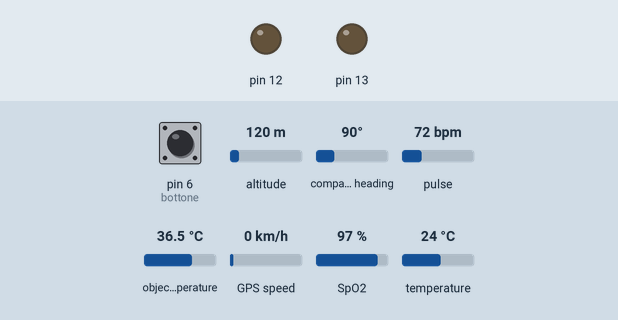
A sketch run on a simulated Arduino Uno, built with avr-gcc and run on an emulated ATmega328P. Parts: output pins drawn as LEDs (lit = HIGH). The inputs (shaded band) are chosen by the test bench; at power-on: pulse 72 bpm, object temperature 36.5 °C, SpO2 97 %, pin 6 (bottone) LOW, altitude 120 m, compass heading 90°, GPS speed 0 km/h, temperature 24 °C. EEPROM starts erased; the GPS gets a fix after 3 s at 37.7749, -122.4194 with 8 satellites; what the sketch prints to the serial monitor is not drawn.

Above: at 1.2 s.
1.3 s: pulse set to 100 bpm
At 6.2 s:
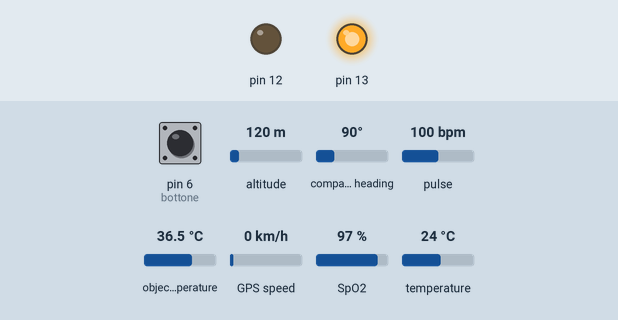
6.5 s: object temperature set to 20 °C
11.5 s: SpO2 set to 80 %
Timing chart, 0 to 14.5 s (numbered marks = the images above; inputs shaded):
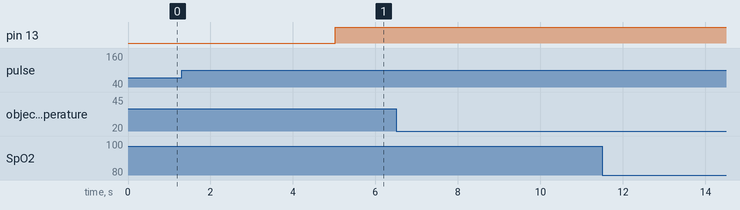

The sketch:

codice_arduino.ino
```cpp
// cosa c'è ora in EEPROM (lettura scrittura.ino) --> tutto 0
// creato pulsante sulla breadboard
// provare il funzionamento
// dividere il file in più tab (che creano un unico file sorgente)

# include <math.h>
# include <EEPROM.h>
#include <Wire.h>
#include <Adafruit_MLX90614.h>
#include "MAX30100_PulseOximeter.h"
#include <TinyGPS.h>
#include <SoftwareSerial.h>

#define REPORTING_PERIOD_MS     1000

PulseOximeter pox;
uint32_t tsLastReport = 0;
Adafruit_MLX90614 mlx = Adafruit_MLX90614(0x5a);


// DA CAMBIARE PIN
SoftwareSerial gpsSerial(10, 11); //3: esce come TX e diventa RX
TinyGPS gps;

// dati sintetici
int battito; //=48; // da 50 a 180
int ossigeno; //= 85; // minore di 100
double t; //= 34; // tra 31 e 43, esclusi
double resto, temp;

//servono per prendere i dati da scrivere sulla memoria
float lat; //= 43.823761; //44.494297;
float lon; //= 11.193472; //11.342021;
double decimale, intera;

int button=0; // è lo stato del bottone
const int bottone= 6;

int letto;
int i;
int iState;
int flag=0;

unsigned long lt1;
unsigned long lt2;;
unsigned long lt3;


void setup() {
  // initialize serial communications at 9600 bps:
  Serial.begin(9600);
  pinMode(13,OUTPUT);
  digitalWrite(13, LOW);
  pinMode(12,OUTPUT);
  digitalWrite(12, LOW);
  pinMode(bottone, INPUT);
  gpsSerial.begin(9600);
  mlx.begin();

  iState=0;
  lt1= millis();
  lt2= millis();
  lt3= millis();
  i=0;  //inizializzo
  if (!pox.begin())
      for(;;);


}

void loop() {
button= digitalRead(bottone);

dati_generici();

dati_GPS();
if( flag != 2){
leggo_GPS(lat, lon, flag); }
flag = scrittura_new_GPS(flag);

stato_salute();

// non aggiunge niente

}
```

acquisisco_puls.ino
```cpp
void acquisisco_puls(int &a, int &b){ // battito e ossigeno


// PulseOximeter is the higher level interface to the sensor
// it offers:
//  * beat detection reporting
//  * heart rate calculation
//  * SpO2 (oxidation level) calculation


// Callback (registered below) fired when a pulse is detected


    // Make sure to call update as fast as possible
    pox.update();

    // Asynchronously dump heart rate and oxidation levels to the serial
    // For both, a value of 0 means "invalid"
    if (millis() - tsLastReport > REPORTING_PERIOD_MS) {
        a = pox.getHeartRate();
        b = pox.getSpO2();


        tsLastReport = millis();
    }

  }
```

acquisisco_temp.ino
```cpp
float acquisisco_temp()
// void
{
  t= mlx.readObjectTempC();
  float ambiente= mlx.readAmbientTempC();

  return t;

}
```

dati__GPS.ino
```cpp
void dati_GPS(){
  // scrivo i dati sulla seriale
  if (millis() - lt2 > 2500 && i==0)
{
  lt2= millis();
  ///////////////////
  // vado a leggere in memoria
  int array2[6];

  for (int i = 0; i < 6; i++)
    array2[i] = EEPROM.read(i);

  // print the results to the Serial Monitor: 8
  Serial.write(0xff);
  Serial.write(0x06);
  Serial.write(array2[0]);  // lat
  Serial.write(array2[1]);
  Serial.write(array2[2]);
  Serial.write(array2[3]);  // lon
  Serial.write(array2[4]);
  Serial.write(array2[5]);

  // (int) (char)
  //Serial.write((char)(map(sensorValue1,0,1024,0,253)));
  //Serial.write((char)(map(sensorValue2,0,1024,0,253)));
  Serial.write(0xfe);
  i++;
}
}

/*
  // DA TOGLIERE
  // read, attenzione al tempo per la conversione se il dato è analogico
  decimale= modf(lat, &intera);
  decimale= int(decimale*10000);
  int lat_1 = int(intera);

  double l1= decimale/100;
  decimale= modf(l1, &intera);
  decimale= int(decimale*100);
  int lat_2 = int(intera);
  int lat_3 = int(decimale);
  // lat_1 , lat_2, lat_3


  decimale= modf(lon, &intera);
  decimale= int(decimale*10000);
  int lon_1 = int(intera);

  double l2= decimale/100;
  decimale= modf(l2, &intera);
  decimale= int(decimale*100);
  int lon_2 = int(intera);
  int lon_3 = int(decimale);
  // lon_1 , lon_2, lon_3


  // print the results to the Serial Monitor: 8
  Serial.write(0xff);
  Serial.write(0x06);
  Serial.write(int(lat_1));  // lat
  Serial.write(int(lat_2));
  Serial.write(int(lat_3));
  Serial.write(lon_1); // lon
  Serial.write(lon_2);
  Serial.write(lon_3);

  // (int) (char)
  //Serial.write((char)(map(sensorValue1,0,1024,0,253)));
  //Serial.write((char)(map(sensorValue2,0,1024,0,253)));
  Serial.write(0xfe);
  i++;
*/
```

dati_generici.ino
```cpp
void dati_generici(){
  if (millis() - lt1 > 2000)
  {
  lt1= millis();

  // dati battito, temp, ossigeno
  // read, attenzione al tempo per la conversione se il dato è analogico

  //t= t + 0.5;
  t= acquisisco_temp();
  //battito = battito + 1;
  //ossigeno = ossigeno + 1;
  acquisisco_puls(battito, ossigeno);


  resto= modf(t, &temp);
  resto= int(resto*10);


  // CONTROLLI sui dati prima di inviarli
  if ((battito>= 50 && battito<180) && (ossigeno<100) && (t>20 && t<43))  // guardare che temp ottengo dal sensore
  {
    // print the results to the Serial Monitor:
    Serial.write(0xff);
    Serial.write(0x04);
    Serial.write((char)battito);
    Serial.write((char)ossigeno);
    Serial.write((char)resto);
    Serial.write((int)temp);


    //Serial.write((char)(map(sensorValue1,0,1024,0,253)));
    //Serial.write((char)(map(sensorValue2,0,1024,0,253)));
    Serial.write(0xfe);
   }
  }
 }
```

gpsparser.h
```cpp
// da inserire in leggo_GPS
// prima devo estrarre la stringa dei dati {dato}

#ifndef GPSPARSER_H
#define GPSPARSER_H

#include <stdio.h>
#include <string.h>
#include <stdlib.h>
#include <math.h>

void gpsparser(char* dato,double &latitude,double &longitude)
{
    // 1° parte

    // dal sensore GPS viene estratta la stringa, su cui faccio manipolazioni
    //char dato[]= "GPRMC,103726.00,A,4437.24013,N,01056.35045,E,0.941,,150221,,,A1719";
    char confronto[]= "GPRMC";
    // in alternativa con ciclo per scrivere uin carattere alla volta (%c)  ...[i]!='\0'
    printf("\n%s\n", dato);

    double risultato_lat;
    double risultato_lon;

    int c=0;
    int i;
    int val=0;
    char lat[15]= {0};
    char lon[11]= {0};

    for (i=0; i<5; i++ ){
        if (dato[i]==confronto[i])
            c++;
    }
    //printf("%d\n", c); //5
    if (c==5){
        printf("dato corretto, continuo\n");
        // ...
        i=0;
        int j=0;
        char *p;

        p= strtok(dato, ",");
        while(p!= NULL)
        {
        printf("%s\n",p);
        //printf("%d\n", strlen(p));

        if (i==3){
            for (j=0; j<10; j++)
            {
                lat[j]= p[j];

            }
        }

        if (i==5){
            for (j=0; j<11; j++)
            {
                lon[j]= p[j];

            }
        }

        p= strtok(NULL, ",");
        i+=1;
        }
        val=1;
    }
    else
        printf("dato incompleto, RIPROVO\n");

    if(val==1){
    printf("\nnel posto 3: %s\n", lat);
    printf("nel posto 5: %s\n", lon);
    printf("%d\n", i);  // splittato in 10 blocchi la stringa iniziale


    //char p_array[i]= {p};
    //printf(sizeof(p_array));

    double latitudine = strtod(lat,NULL);
    double longitudine = strtod(lon,NULL);
    //double ftemp = atof(lat); // double
    printf("coordinate: %f, %f",latitudine, longitudine);   // valori da usare per le conversioni


    // 2° parte

    double fract1;
    double intero1;

    // inizio divisione lat
    fract1= modf(latitudine, &intero1);
    int numero1= (int)intero1;
    printf("parte intera: %f e parte decimale: %f\n", intero1, fract1);
    fract1= fract1*100;

    printf("%f\n",fract1);
    printf("%d\n",numero1);

    double minuti1, gradi1;
    double inizio1;
    inizio1= intero1/100;
    minuti1= modf(inizio1, &gradi1);
    printf("parte intera: %f e parte decimale: %f\n\n", gradi1, minuti1);
    minuti1= minuti1*100;

    risultato_lat= fract1/60;
    risultato_lat= risultato_lat+minuti1;
    risultato_lat= risultato_lat/60;
    risultato_lat= risultato_lat+gradi1;

    printf("risultato: %f\n", risultato_lat);


    // inizio divisione lon
    double fract2;
    double intero2;

    fract2= modf(longitudine, &intero2);
    int numero2= (int)intero2;
    printf("parte intera: %f e parte decimale: %f\n", intero2, fract2);
    fract2= fract2*100;

    printf("%f\n",fract2);
    printf("%d\n",numero2);

    double minuti2, gradi2;
    double inizio2;
    inizio2= intero2/100;
    minuti2= modf(inizio2, &gradi2);
    printf("parte intera: %f e parte decimale: %f\n\n", gradi2, minuti2);
    minuti2= minuti2*100;

    risultato_lon= fract2/60;
    risultato_lon= risultato_lon+minuti2;
    risultato_lon= risultato_lon/60;
    risultato_lon= risultato_lon+gradi2;

    printf("risultato: %f", risultato_lon);

    // risultato_lat e risultato_lon
    }

    // dati GPS da mandare
    printf("\noordinate latitudine: %f", risultato_lat);
    printf("\ncordinate longitudine: %f", risultato_lon);
    latitude=risultato_lat;
    longitude=risultato_lon;
}
#endif
```

leggo_GPS.ino
```cpp
#include "gpsparser.h"

void leggo_GPS(float &a, float &b, int &flag){ // lat, lon (in modo normale)
    // devo assegnare ad A,B i valori estratti della latitudine e longitudine

    char dato;

      while (gpsSerial.available()) {
        char c = gpsSerial.read();

    if (gps.encode(c)) {
      gps.f_get_position(&lat, &lon);

      a = lat;

      b = lon;
      flag = 1;
    }
    /*double longitude,latitude;
    gpsparser(&c,longitude,latitude);
    a= longitude;
    b= latitude;*/
    // da estarrre lat, lon
 }


}
```

scrittura_new_GPS.ino
```cpp
int scrittura_new_GPS(int flag)
{

 // modificare lo stato del bottone per non continuare a scrivere su EEPROM
if ((millis() - lt3 > 5000)&&(flag == 1)) // condizione sul tempo e bottone pin=6
{
  lt3= millis();

  // leggo il dato dal sensore e poi devo SCRIVERLO in memoria
 //leggo dato da GPS

  decimale= modf(lat, &intera);
  decimale= int(decimale*10000);
  int lat_1 = int(intera);

  double l1= decimale/100;
  decimale= modf(l1, &intera);
  decimale= int(decimale*100);
  int lat_2 = int(intera);
  int lat_3 = int(decimale);
  // lat_1 , lat_2, lat_3


  decimale= modf(lon, &intera);
  decimale= int(decimale*10000);
  int lon_1 = int(intera);

  double l2= decimale/100;
  decimale= modf(l2, &intera);
  decimale= int(decimale*100);
  int lon_2 = int(intera);
  int lon_3 = int(decimale);
  // lon_1 , lon_2, lon_3

  int array1[6] = {lat_1, lat_2, lat_3, lon_1, lon_2, lon_3};

  // scrittura: [0,1,2] [3,4,5]
  for (int i = 0; i < 6; i++)
    EEPROM.write(i, array1[i]);

  // lettura di quello scritto
  for (int i = 0; i < 6; i++)
  {
    letto= EEPROM.read(i);
   // Serial.println(letto); // tolto la descrizione, è il nuovo dato inserito in EEPROM
  }
  digitalWrite(13, HIGH);
  button=LOW;
  return 2;
}
return flag;
}
```

stato_salute.ino
```cpp
void stato_salute()
{
int iFutureState;
int iReceived;


if(Serial.available() >0)
{
  iReceived= Serial.read();
  iFutureState=0; //primo stato
  // quando ho fatto la POST trasmetto un 'P'
  // devo spegnere il LED se sto bene


  if (iState==0 && iReceived=='O') iFutureState=1;
  if (iState==1 && iReceived=='N') iFutureState=2;
  if (iState==1 && iReceived=='F') iFutureState=3;
  if (iState==3 && iReceived=='F') iFutureState=4;
  if (iState==4 && iReceived=='O') iFutureState=1;
  if (iState==2 && iReceived=='O') iFutureState=1;


   // CR and LF always skipped (no transition)
   if (iReceived==10 || iReceived==13) iFutureState=iState;


   if(iFutureState==2 && iState==1) digitalWrite(12, HIGH);
   if(iFutureState==4  && iState==3) digitalWrite(12, LOW);
   // qui se voglio spegnere il 12, è già definito
   if(iFutureState==2 || iFutureState==4) digitalWrite(13, HIGH);

   iState = iFutureState;
}
}
```

Measured:
- after the input at 6.5 s, every drawn part: stays the same
- after the input at 11.5 s, every drawn part: stays the same
